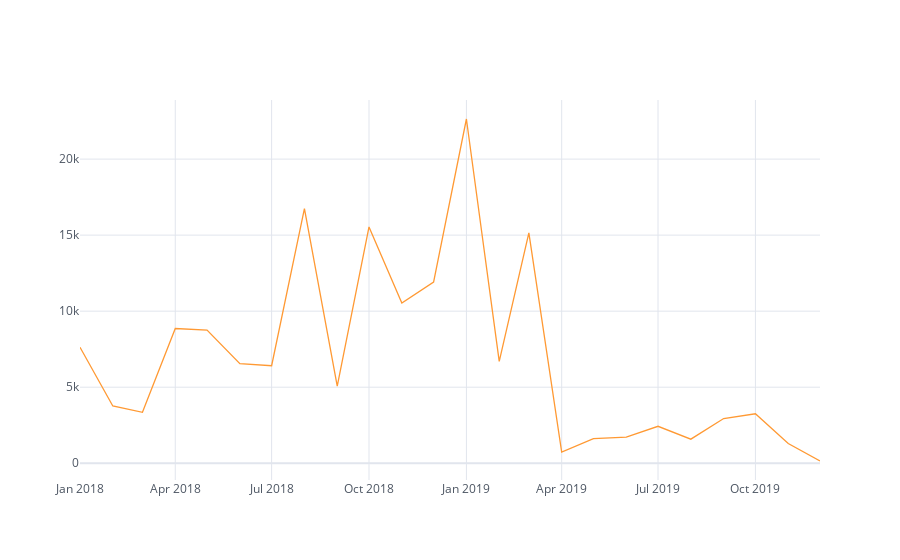

Notebook cell for this chart:
### Markdown cell above
### ARIMA 모델링 순서

- 시계열 데이터의 정상성 확인
    * KPSS검정(정상시계열임이 귀무가설)을 통해 귀무가설 채택여부 판단
    * 비정상성이면 차분이나 log변환 시도
- ACF, PACF 함수 보면서 AR, MA 차수 설정 후 적당한 후보모델들 설정
- 후보모델들의 잔차그래프 그려보면서 적합 모델 선정
- 최종 선정된 모델로 예측값 반환

### Code cell
# Electronic 품목 정상성 확인하기
elec.iplot(kind='scatter', theme='white')
## => 추세가있는 것으로 판단 => 차분을 시도해보자.

### Figure 1 — Plotly figure (JSON) as saved in the notebook; plotly's stock layout.template omitted (floating-point values rounded to 4 significant figures)
{"data": [{"line": {"color": "rgba(255, 153, 51, 1.0)", "dash": "solid", "shape": "linear", "width": 1.3}, "mode": "lines", "name": "Amount", "text": "", "type": "scatter", "x": ["2018-01", "2018-02", "2018-03", "2018-04", "2018-05", "2018-06", "2018-07", "2018-08", "2018-09", "2018-10", "2018-11", "2018-12", "2019-01", "2019-02", "2019-03", "2019-04", "2019-05", "2019-06", "2019-07", "2019-08", "2019-09", "2019-10", "2019-11", "2019-12"], "y": [7624, 3763, 3345, 8857, 8759, 6546, 6413, 16740, 5068, 15537, 10531, 11915, 22637, 6693, 15146, 727, 1616, 1711, 2427, 1582, 2941, 3251, 1292, 146]}], "layout": {"legend": {"bgcolor": "#FFFFFF", "font": {"color": "#4D5663"}}, "paper_bgcolor": "#FFFFFF", "plot_bgcolor": "#FFFFFF", "title": {"font": {"color": "#4D5663"}}, "xaxis": {"gridcolor": "#E1E5ED", "showgrid": true, "tickfont": {"color": "#4D5663"}, "title": {"font": {"color": "#4D5663"}, "text": ""}, "zerolinecolor": "#E1E5ED"}, "yaxis": {"gridcolor": "#E1E5ED", "showgrid": true, "tickfont": {"color": "#4D5663"}, "title": {"font": {"color": "#4D5663"}, "text": ""}, "zerolinecolor": "#E1E5ED"}}}
